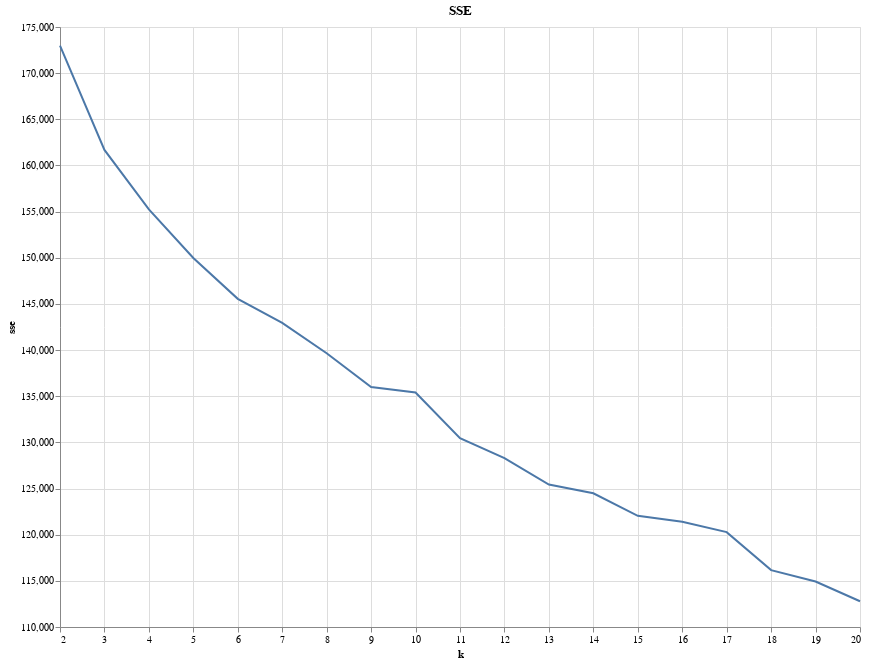

Source (notebook cell):
### Code cell
# Create a line plot
sse_plot = alt.Chart(sse_df).mark_line().encode(
    y=alt.Y('sse', type="quantitative", scale=alt.Scale(zero=False)),
    x=alt.X('k', type="quantitative"),
).properties(
    title='SSE'
)

sse_plot.properties(width=800, height=600)

### Figure 1 — Vega-Lite specification as saved in the notebook (floating-point values rounded to 4 significant figures)
{"config": {"view": {"continuousWidth": 300, "continuousHeight": 300}}, "data": {"name": "data-5821d63d2f1e25acd7e18f90a0b20604"}, "mark": {"type": "line"}, "encoding": {"x": {"field": "k", "type": "quantitative"}, "y": {"field": "sse", "scale": {"zero": false}, "type": "quantitative"}}, "height": 600, "title": "SSE", "width": 800, "$schema": "https://vega.github.io/schema/vega-lite/v5.17.0.json", "datasets": {"data-5821d63d2f1e25acd7e18f90a0b20604": [{"sse": 173000.0, "k": 2}, {"sse": 161700.0, "k": 3}, {"sse": 155200.0, "k": 4}, {"sse": 150000.0, "k": 5}, {"sse": 145600.0, "k": 6}, {"sse": 143000.0, "k": 7}, {"sse": 139700.0, "k": 8}, {"sse": 136000.0, "k": 9}, {"sse": 135400.0, "k": 10}, {"sse": 130500.0, "k": 11}, {"sse": 128300.0, "k": 12}, {"sse": 125400.0, "k": 13}, {"sse": 124500.0, "k": 14}, {"sse": 122000.0, "k": 15}, {"sse": 121400.0, "k": 16}, {"sse": 120300.0, "k": 17}, {"sse": 116200.0, "k": 18}, {"sse": 114900.0, "k": 19}, {"sse": 112800.0, "k": 20}]}}
